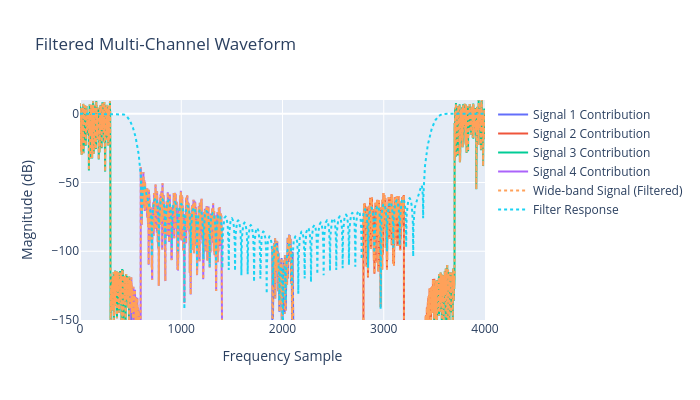

Notebook code cell kept with this figure:
### Code cell
fig = go.Figure()
fig.add_trace(go.Scatter(y=20*np.log10(np.abs(x_f_1_filtered)), mode='lines', name=f'Signal 1 Contribution'))    
fig.add_trace(go.Scatter(y=20*np.log10(np.abs(x_f_2_filtered)), mode='lines', name=f'Signal 2 Contribution'))    
fig.add_trace(go.Scatter(y=20*np.log10(np.abs(x_f_3_filtered)), mode='lines', name=f'Signal 3 Contribution'))    
fig.add_trace(go.Scatter(y=20*np.log10(np.abs(x_f_4_filtered)), mode='lines', name=f'Signal 4 Contribution'))
fig.add_trace(go.Scatter(y=20*np.log10(np.abs(x_f_total_filtered)), mode='lines', name=f'Wide-band Signal (Filtered)', line=dict(dash="dot")))   
fig.add_trace(go.Scatter(y=20*np.log10(np.abs(filter_freq_response)), mode='lines', name=f'Filter Response', line=dict(dash="dot")))   
fig.update_layout(width=700,height=400, title='Filtered Multi-Channel Waveform', xaxis_title='Frequency Sample', yaxis_title='Magnitude (dB)',
                  xaxis_range=[0, 4000], yaxis_range=[-150, 10])

### Figure 1 — Plotly figure (JSON) as saved in the notebook; plotly's stock layout.template omitted (floating-point values rounded to 4 significant figures; data arrays with more than 128 entries replaced by an {"elided": "..."} marker saying what was removed)
{"data": [{"mode": "lines", "name": "Signal 1 Contribution", "type": "scatter", "y": {"elided": "4000 float values"}}, {"mode": "lines", "name": "Signal 2 Contribution", "type": "scatter", "y": {"elided": "4000 float values"}}, {"mode": "lines", "name": "Signal 3 Contribution", "type": "scatter", "y": {"elided": "4000 float values"}}, {"mode": "lines", "name": "Signal 4 Contribution", "type": "scatter", "y": {"elided": "4000 float values"}}, {"line": {"dash": "dot"}, "mode": "lines", "name": "Wide-band Signal (Filtered)", "type": "scatter", "y": {"elided": "4000 float values"}}, {"line": {"dash": "dot"}, "mode": "lines", "name": "Filter Response", "type": "scatter", "y": {"elided": "4000 float values"}}], "layout": {"height": 400, "title": {"text": "Filtered Multi-Channel Waveform"}, "width": 700, "xaxis": {"range": [0, 4000], "title": {"text": "Frequency Sample"}}, "yaxis": {"range": [-150, 10], "title": {"text": "Magnitude (dB)"}}}}
